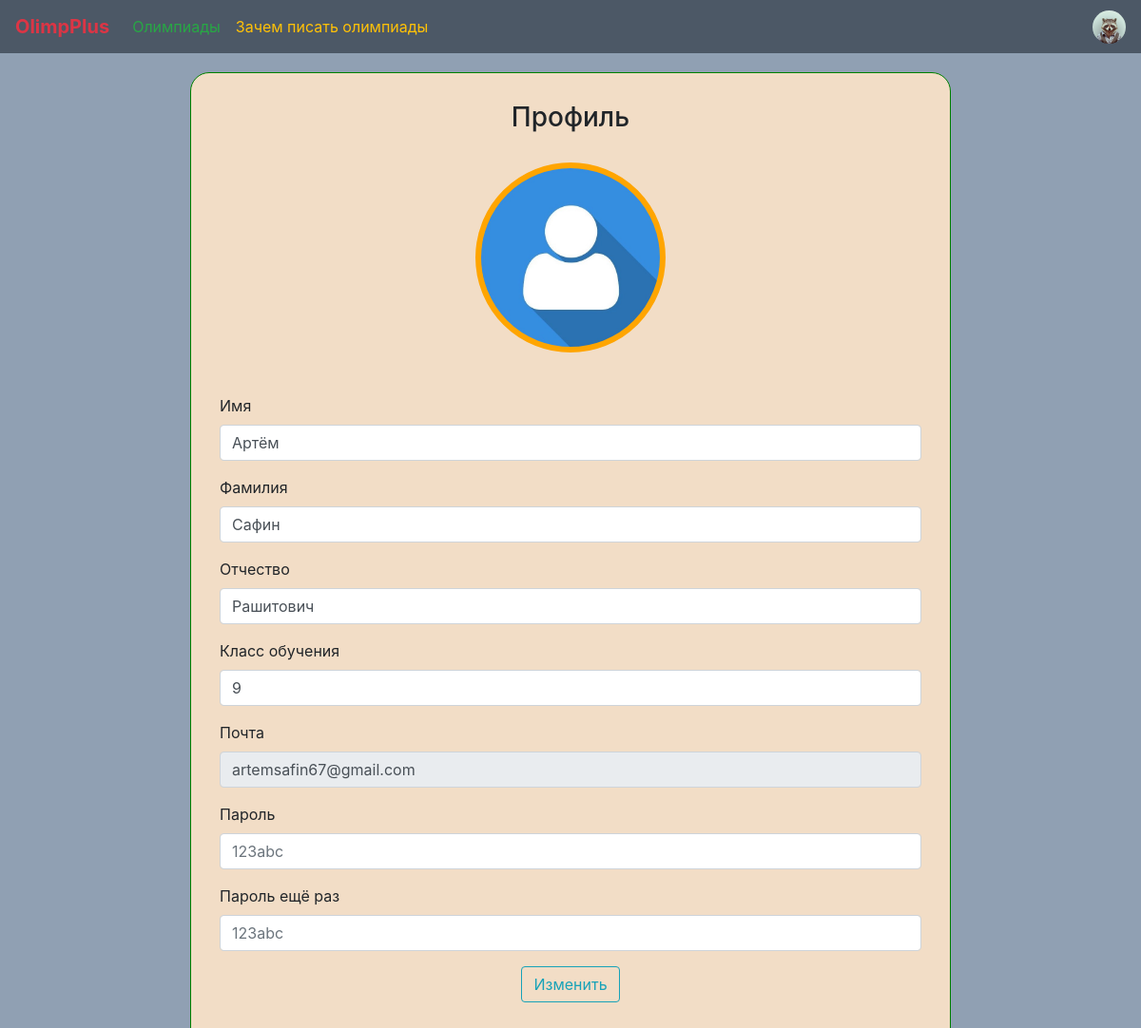
The app's page /edit_profile (signed in) with its own data.
### data/tables/user.py (models this page shows, shortened)
class User(SqlAlchemyBase, UserMixin):
    __tablename__ = 'users'
    id = sqlalchemy.Column(sqlalchemy.Integer, primary_key=True, autoincrement=True)
    name = sqlalchemy.Column(sqlalchemy.String)
    surname = sqlalchemy.Column(sqlalchemy.String)
    fatherhood = sqlalchemy.Column(sqlalchemy.String)
    grade = sqlalchemy.Column(sqlalchemy.Integer)
    photo = sqlalchemy.Column(sqlalchemy.String)
    olimpiads = orm.relationship('Olimpiad', secondary='user_to_olimpiad', backref="users")
    email = sqlalchemy.Column(sqlalchemy.String)
    password = sqlalchemy.Column(sqlalchemy.String)

### main.py (the view, shortened to what this page needs)
@app.route('/edit_profile', methods=['GET', 'POST'])
@login_required
def edit_profile():
    form = EditProfileForm()
    if request.method == "GET":
        form.name.data = current_user.name
        form.surname.data = current_user.surname
        form.fatherhood.data = current_user.fatherhood
        form.grade.data = current_user.grade
        form.email.data = current_user.email
    return render_template("edit_profile.html", form=form)

### data/forms/editProfileForm.py
class EditProfileForm(FlaskForm):
    photo = FileField("")
    name = StringField("Имя", validators=[InputRequired(message="Вы не заполнили это поле")])
    surname = StringField("Фамилия", validators=[InputRequired(message="Вы не заполнили это поле")])
    fatherhood = StringField("Отчество", validators=[InputRequired(message="Вы не заполнили это поле")])
    grade = IntegerField("Класс обучения", validators=[NumberRange(1, 11, message="Неправильно указан класс")])
    email = StringField("Почта", validators=[InputRequired(message="Вы не заполнили это поле"),
                                             Email(message="Неправильно указана почта")])
    password = PasswordField("Пароль", validators=[InputRequired(message="Вы не заполнили это поле")])
    password_again = PasswordField("Пароль ещё раз", validators=[InputRequired(message="Вы не заполнили это поле"), EqualTo("password", "Пароли не совпадают")])
    submit = SubmitField("Изменить")

### data/database/all_for_session.py (called while the page is built)
def create_session() -> Session:
    global __factory
    return __factory()

### main.py (called while the page is built)
@login_manager.user_loader
def load_user(user):
    db_session = create_session()
    return db_session.query(User).get(user)

### templates/edit_profile.html (shortened to what this page needs)
{% extends "base.html" %}
{% block content %}
    <form method="post" novalidate class="login_block" enctype="multipart/form-data">
        <h3 class="text-center">Профиль</h3>
        <div class="form-group text-center" style="margin: 30px auto">
            {{ form.photo.label(class="image_label", style="background: url(../static/img/avatars/default.jpg); background-size: cover; background-repeat: no-repeat; background-position: center", for="avatar_photo", id="avatar_label") }}
        </div>
        <div class="form-group">
            {{ form.name.label }}
            {{ form.name(class="form-control", type="text", placeholder="Иван") }}
        </div>
        <div class="form-group">
            {{ form.surname.label }}
            {{ form.surname(class="form-control", type="text", placeholder="Иванов") }}
        </div>
        <div class="form-group">
            {{ form.fatherhood.label }}
            {{ form.fatherhood(class="form-control", type="text", placeholder="Иванович") }}
        </div>
        <div class="form-group">
            {{ form.grade.label }}
            {{ form.grade(class="form-control", type="text", placeholder="Ваш класс обучения (число)") }}
        </div>
        <div class="form-group">
            {{ form.email.label }}
            {{ form.email(class="form-control", type="email", readonly="readonly", placeholder="some_email@mail.ru") }}
        </div>
        <div class="form-group">
            {{ form.password.label }}
            {{ form.password(class="form-control", type="password", placeholder="123abc")}}
        </div>
        <div class="form-group">
            {{ form.password_again.label }}
            {{ form.password_again(class="form-control", type="password", placeholder="123abc")}}
        </div>
        <div class="form-group text-center">{{ form.submit(type="submit", class="btn btn-outline-info") }}</div>
    </form>
{% endblock %}

### templates/base.html (shortened to what this page needs)
<!DOCTYPE html>
<html lang="en">
<head>
    <link rel="stylesheet" href="https://stackpath.bootstrapcdn.com/bootstrap/4.4.1/css/bootstrap.min.css"
>
    <link rel="stylesheet" href="../static/css/style.css">
</head>
<body>
    <nav class="navbar navbar-expand-lg navbar-light" style="background-color: #4c5866">
        <a class="navbar-brand text-danger" href="/"><strong>OlimpPlus</strong></a>
        <div class="collapse navbar-collapse" id="menu">
            <ul class="navbar-nav mr-auto">
                <li class="nav-item">
                    <a class="nav-link text-success" href="/olimpiads">Олимпиады</a>
                </li>
                <li class="nav-item">
                    <a class="nav-link text-warning" href="/why_olimps">Зачем писать олимпиады</a>
                </li>
            </ul>
        </div>
        {% if current_user.is_authenticated %}
            <div class="collapse navbar-collapse d-flex flex-row-reverse" id="profile">
                <ul class="navbar-nav my-2 my-lg-0">
                    <li class="nav-item dropdown btn-group">
                        <a href="#" data-toggle="dropdown" aria-haspopup="true" aria-expanded="false">
                            <img src="{{ current_user.photo }}" width="35" height="35" style="border-radius: 50%">
                        </a>
                    </li>
                </ul>
            </div>
        {% endif %}
    </nav>
    <main role="main" class="container">
        {% block content %}{% endblock %}
    </main>
</body>
</html>

### static/css/style.css (style rules this page uses)
body { background-color: #90A0B3; }
.login_block { width: 800px; border: 1px solid green; border-radius: 20px; padding: 30px; background-color: #f2ddc6; margin: 20px auto; }
.image_label { display: inline-block; width: 200px; height: 200px; border: 6px solid orange; border-radius: 50%; }

### records on screen
User: photo (picture), name "Артём", surname "Сафин", fatherhood "Рашитович", grade "9", email "artemsafin67@gmail.com"
